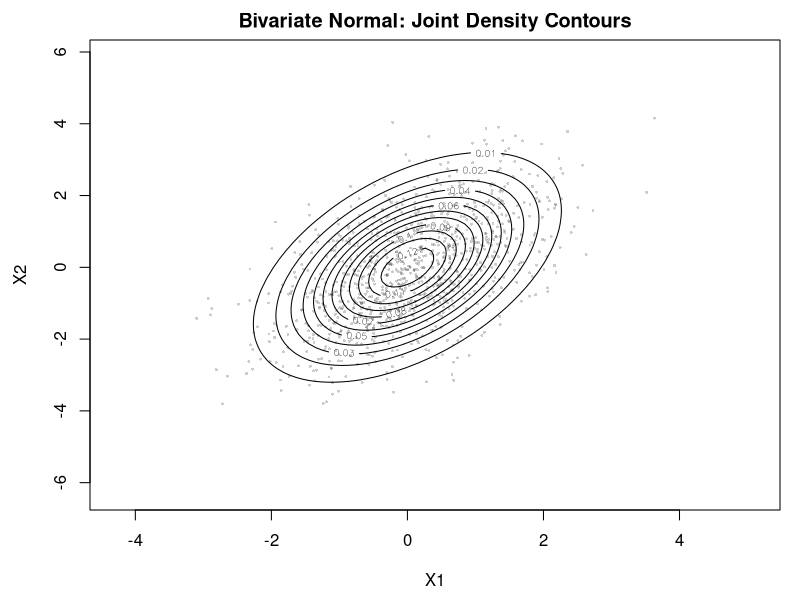
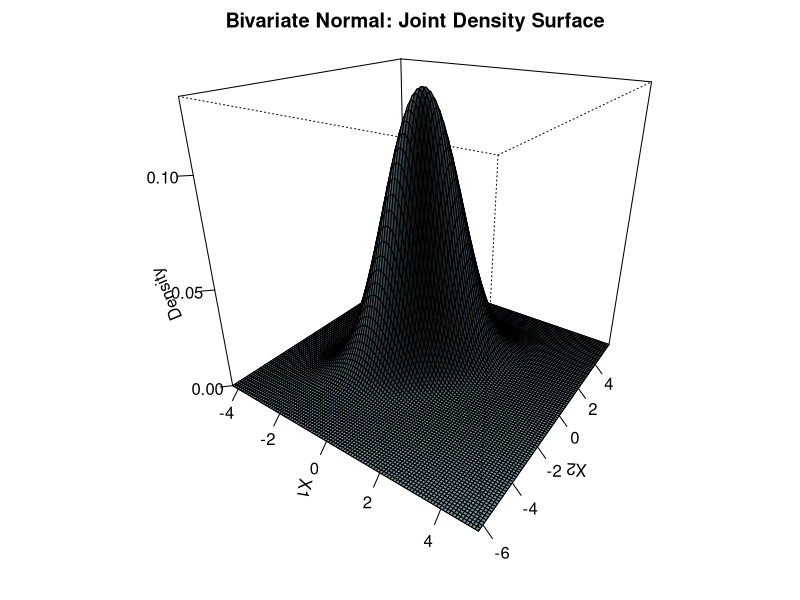
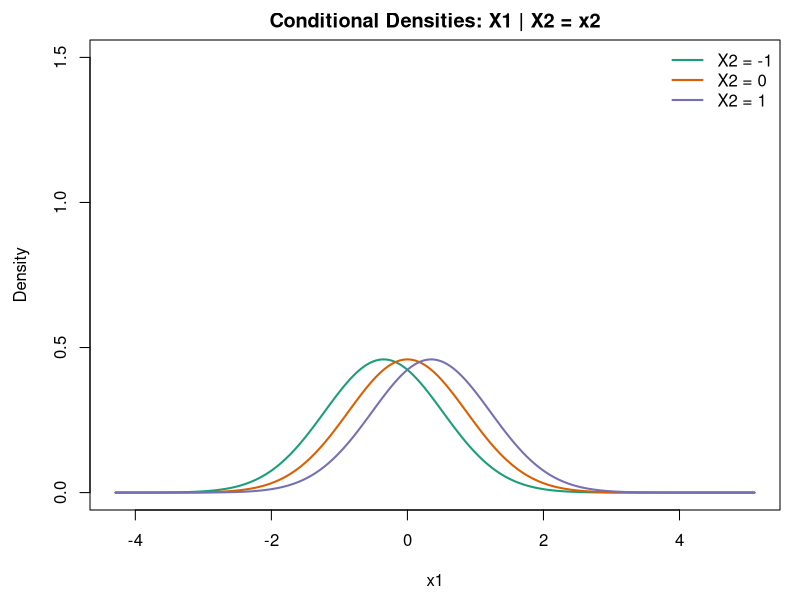
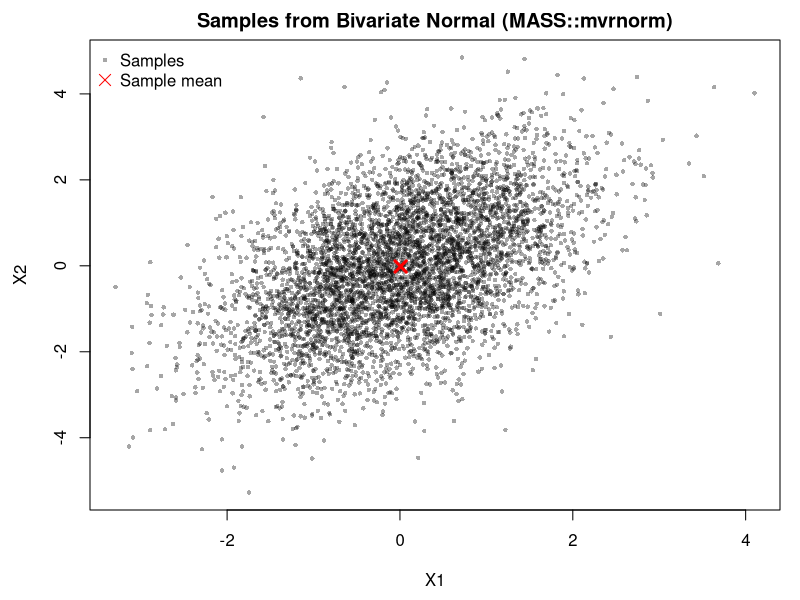

Reproduce these figures in R, in order.
# Multivariate Normal: simulation, density/probability, and conditional distributions
# Reproducible, self-contained example using MASS::mvrnorm and mvtnorm

set.seed(632)

# -------- Utilities --------
ensure_package <- function(pkg_name) {
  if (!requireNamespace(pkg_name, quietly = TRUE)) {
    install.packages(pkg_name, repos = "https://cloud.r-project.org")
  }
  suppressPackageStartupMessages(library(pkg_name, character.only = TRUE))
}

# Ensure required packages are available
ensure_package("MASS")     # for mvrnorm
ensure_package("mvtnorm")  # for dmvnorm, pmvnorm

# Output directory (assumes running from repo root). Adjust if needed.
output_dir <- "00.MultivariateNormal"
if (!dir.exists(output_dir)) dir.create(output_dir, recursive = TRUE)

# -------- Parameters --------
num_samples <- 5000
mean_vector <- c(0, 0)
# Positive-definite covariance matrix capturing correlation
covariance_matrix <- matrix(c(1.0, 0.7,
                              0.7, 2.0), nrow = 2, byrow = TRUE)

# -------- Simulation with MASS::mvrnorm --------
samples <- MASS::mvrnorm(n = num_samples, mu = mean_vector, Sigma = covariance_matrix)
colnames(samples) <- c("X1", "X2")

# Summary statistics
sample_mean <- colMeans(samples)
sample_covariance <- stats::cov(samples)

cat("=== Simulation Summary ===\n")
cat("Target mean:", paste(mean_vector, collapse = ", "), "\n")
cat("Sample mean:", paste(round(sample_mean, 3), collapse = ", "), "\n\n")
cat("Target covariance matrix:\n")
print(covariance_matrix)
cat("\nSample covariance matrix:\n")
print(round(sample_covariance, 3))
cat("\n")

# -------- Density over a grid with mvtnorm::dmvnorm --------
# Create grid
x1_seq <- seq(min(samples[, 1]) - 1, max(samples[, 1]) + 1, length.out = 100)
x2_seq <- seq(min(samples[, 2]) - 1, max(samples[, 2]) + 1, length.out = 100)
grid <- expand.grid(X1 = x1_seq, X2 = x2_seq)

# Compute joint density on grid
z_density <- mvtnorm::dmvnorm(grid, mean = mean_vector, sigma = covariance_matrix)
Z <- matrix(z_density, nrow = length(x1_seq), ncol = length(x2_seq))

# Contour plot of the theoretical density
png(file.path(output_dir, "bivariate_density_contour.png"), width = 900, height = 700)
par(mar = c(4.5, 4.5, 2, 1))
contour(x1_seq, x2_seq, Z,
        nlevels = 12,
        xlab = "X1",
        ylab = "X2",
        main = "Bivariate Normal: Joint Density Contours")
points(samples[sample(1:nrow(samples), 1000), ], pch = 16, cex = 0.4, col = rgb(0, 0, 0, 0.2))
dev.off()

# Perspective surface plot of the theoretical density
png(file.path(output_dir, "bivariate_density_surface.png"), width = 900, height = 700)
par(mar = c(2.5, 2.5, 2, 1))
persp(x1_seq, x2_seq, Z,
      theta = 35, phi = 25,
      col = "lightblue",
      shade = 0.5,
      ticktype = "detailed",
      xlab = "X1", ylab = "X2", zlab = "Density",
      main = "Bivariate Normal: Joint Density Surface")
dev.off()

# -------- Probability with mvtnorm::pmvnorm --------
# Example: P(a1 <= X1 <= b1, a2 <= X2 <= b2)
a1 <- -0.5; b1 <- 0.5
a2 <- -1.0; b2 <- 1.0

rect_prob <- mvtnorm::pmvnorm(lower = c(a1, a2),
                              upper = c(b1, b2),
                              mean  = mean_vector,
                              sigma = covariance_matrix)

cat("=== Probability over rectangle ===\n")
cat(sprintf("P(%0.1f<=X1<=%0.1f, %0.1f<=X2<=%0.1f) = %0.4f\n\n", a1, b1, a2, b2, rect_prob[1]))

# -------- Conditional Distribution: X1 | X2 = x2_obs --------
# For a partitioned MVN: X1|X2=x ~ Normal(mu1 + Sigma12 Sigma22^{-1} (x - mu2), Sigma11 - Sigma12 Sigma22^{-1} Sigma21)
mu1 <- mean_vector[1]
mu2 <- mean_vector[2]
Sigma11 <- covariance_matrix[1, 1, drop = FALSE]
Sigma22 <- covariance_matrix[2, 2, drop = FALSE]
Sigma12 <- covariance_matrix[1, 2, drop = FALSE]
Sigma21 <- covariance_matrix[2, 1, drop = FALSE]

x2_obs <- 0.5
Sigma22_inv <- 1 / Sigma22
cond_mean <- as.numeric(mu1 + Sigma12 %*% Sigma22_inv %*% (x2_obs - mu2))
cond_var  <- as.numeric(Sigma11 - Sigma12 %*% Sigma22_inv %*% Sigma21)

cat("=== Conditional Distribution X1 | X2 =", x2_obs, "===\n")
cat("Conditional mean:", round(cond_mean, 3), "\n")
cat("Conditional variance:", round(cond_var, 3), "\n\n")

# Visualize conditional slices for several X2 values
x2_vals <- c(-1, 0, 1)
x1_line <- seq(min(samples[, 1]) - 1, max(samples[, 1]) + 1, length.out = 300)

png(file.path(output_dir, "conditional_densities_X1_given_X2.png"), width = 900, height = 700)
par(mar = c(4.5, 4.5, 2, 1))
plot(NA, xlim = range(x1_line), ylim = c(0, 1.5),
     xlab = "x1",
     ylab = "Density",
     main = "Conditional Densities: X1 | X2 = x2")
cols <- c("#1b9e77", "#d95f02", "#7570b3")
for (i in seq_along(x2_vals)) {
  x2_val <- x2_vals[i]
  cm <- as.numeric(mu1 + Sigma12 %*% Sigma22_inv %*% (x2_val - mu2))
  cv <- as.numeric(Sigma11 - Sigma12 %*% Sigma22_inv %*% Sigma21)
  lines(x1_line, dnorm(x1_line, mean = cm, sd = sqrt(cv)), lwd = 2, col = cols[i])
}
legend("topright", legend = paste0("X2 = ", x2_vals), lwd = 2, col = cols, bty = "n")
dev.off()

# -------- Scatter plot with correlation --------
png(file.path(output_dir, "samples_scatter.png"), width = 900, height = 700)
par(mar = c(4.5, 4.5, 2, 1))
plot(samples, pch = 16, cex = 0.6, col = rgb(0, 0, 0, 0.35),
     xlab = "X1", ylab = "X2", main = "Samples from Bivariate Normal (MASS::mvrnorm)")
# Add sample mean
points(t(sample_mean), pch = 4, lwd = 3, col = "red", cex = 1.5)
legend("topleft", legend = c("Samples", "Sample mean"),
       pch = c(16, 4), col = c(rgb(0, 0, 0, 0.35), "red"), pt.cex = c(0.6, 1.5), bty = "n")
dev.off()

cat("Figures saved to:", normalizePath(output_dir), "\n")
cat("- bivariate_density_contour.png\n")
cat("- bivariate_density_surface.png\n")
cat("- conditional_densities_X1_given_X2.png\n")
cat("- samples_scatter.png\n")
